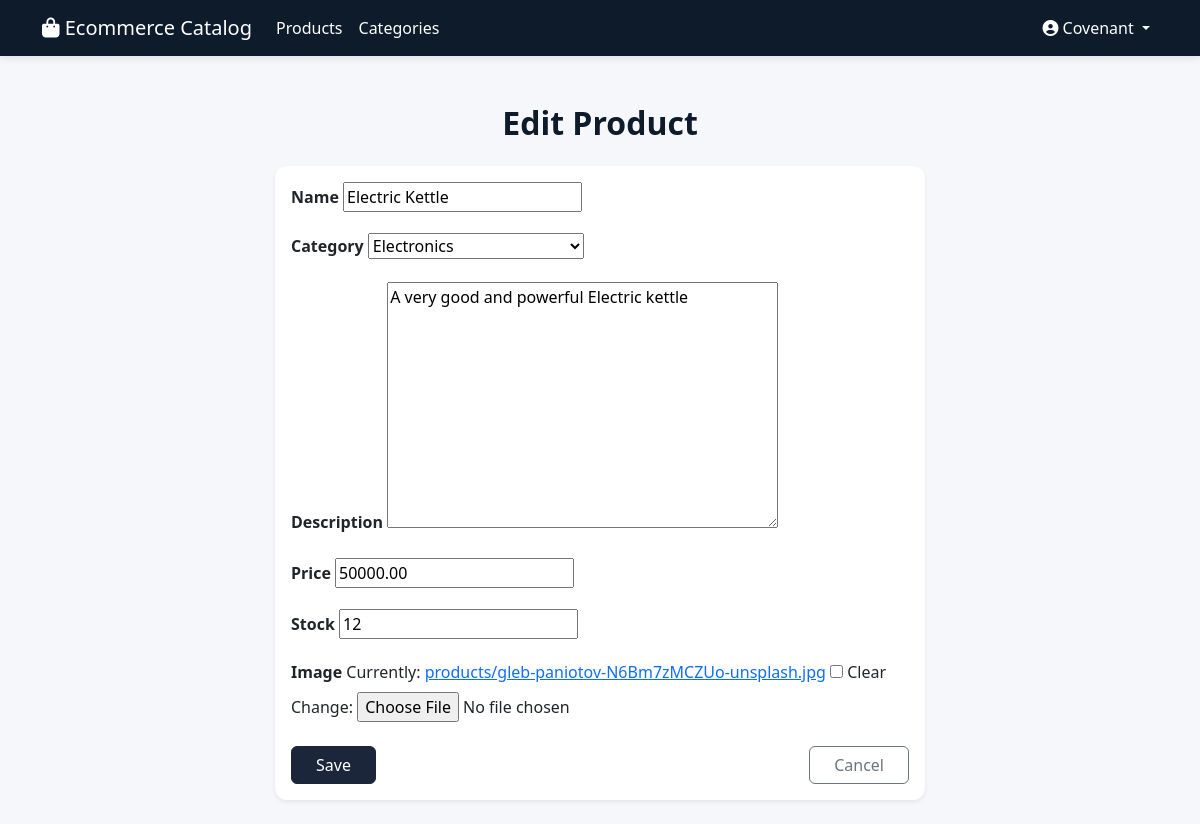
Page /catalog/products/smartphone-x1/edit/ (signed in) on the committed database.
### catalog/models.py (models this page shows, shortened)
class Product(models.Model):
    name = models.CharField(max_length=255)
    slug = models.SlugField(max_length=255, unique=True, blank=True)
    category = models.ForeignKey(Category, on_delete=models.CASCADE, related_name='products')
    description = models.TextField(blank=True, null=True)
    price = models.DecimalField(max_digits=12, decimal_places=2)
    stock = models.PositiveIntegerField(default=0)
    image = models.ImageField(upload_to='products/', blank=True, null=True)
    created_at = models.DateTimeField(auto_now_add=True)
    class Meta:
        ordering = ['-created_at']

### catalog/views.py (the view)
# urls.py: path('products/<slug:slug>/edit/', views.product_update_view, name='product_update'),
@login_required(login_url='login')
def product_update_view(request, slug):
    product = get_object_or_404(Product, slug=slug)
    if request.method == 'POST':
        form = ProductForm(request.POST, request.FILES, instance=product)
        if form.is_valid():
            form.save()
            messages.success(request, 'Product updated successfully!')
            return redirect('product_detail', slug=product.slug)
    else:
        form = ProductForm(instance=product)
    return render(request, 'catalog/product_form.html', {'form': form, 'product': product})

### catalog/forms.py
class ProductForm(forms.ModelForm):
    class Meta:
        model = Product
        fields = ['name', 'category', 'description', 'price', 'stock', 'image']

### catalog/models.py (called while the page is built)
    def __str__(self):
        return self.name

### catalog/templates/catalog/product_form.html (shortened to what this page needs)
{% extends 'catalog/base.html' %}
{% block content %}
<div class="container py-4">
  <h2 class="mb-4 fw-bold text-center">
    {% if product %}Edit Product{% else %}Add Product{% endif %}
  </h2>
  <div class="card border-0 shadow-sm mx-auto" style="max-width: 650px;">
    <div class="card-body">
      <form method="post" enctype="multipart/form-data">
        {% for field in form %}
          <div class="mb-3">
            <label class="form-label fw-semibold">{{ field.label }}</label>
            {{ field }}
          </div>
        {% endfor %}
        <div class="d-flex justify-content-between mt-4">
          <button class="btn btn-primary px-4" type="submit">Save</button>
          <a class="btn btn-outline-secondary px-4" href="{% url 'product_list' %}">Cancel</a>
        </div>
      </form>
    </div>
  </div>
</div>
{% endblock %}

### catalog/templates/catalog/base.html (shortened to what this page needs)
<!doctype html>
<html lang="en">
  <head>
    <link href="https://cdn.jsdelivr.net/npm/bootstrap@5.3.0/dist/css/bootstrap.min.css" rel="stylesheet">
    <link rel="stylesheet" href="https://cdnjs.cloudflare.com/ajax/libs/font-awesome/6.4.0/css/all.min.css">
  </head>
  <body>
    <nav class="navbar navbar-expand-lg">
      <div class="container">
        <a class="navbar-brand" href="{% url 'home' %}">
          <i class="fas fa-shopping-bag"></i> Ecommerce Catalog
        </a>
        <div class="collapse navbar-collapse" id="nav">
          <ul class="navbar-nav me-auto">
            <li class="nav-item"><a class="nav-link" href="{% url 'product_list' %}">Products</a></li>
            <li class="nav-item"><a class="nav-link" href="{% url 'category_list' %}">Categories</a></li>
          </ul>
          <ul class="navbar-nav ms-auto">
            {% if user.is_authenticated %}
              <li class="nav-item dropdown auth-dropdown">
                <a class="nav-link dropdown-toggle" href="#" id="userDropdown" role="button" data-bs-toggle="dropdown">
                  <i class="fas fa-user-circle"></i>
                  {{ user.first_name|default:user.username }}
                </a>
              </li>
            {% endif %}
          </ul>
        </div>
      </div>
    </nav>
    <div class="container mt-4">
      {% block content %}{% endblock %}
    </div>
  </body>
</html>

### catalog/templates/catalog/base.html (style rules this page uses)
body { background-color: #f5f7fa; font-family: "Segoe UI", sans-serif; }
.navbar { background: #0d1b2a; box-shadow: 0 2px 8px rgba(0,0,0,0.1); }
.navbar .navbar-brand, .navbar .nav-link { color: #ffffff !important; font-weight: 500; transition: all 0.3s ease; }
.card { border: none; border-radius: 12px; box-shadow: 0 4px 12px rgba(0,0,0,0.1); transition: transform .15s ease, box-shadow .15s ease; }
.btn-primary { background-color: #1b263b; border-color: #1b263b; }
h1, h2, h4, h5 { color: #0d1b2a; }

### rows in the picture
Product: form "Electric Kettle" "Electronics" "A very good and powerful Electric kettle" "50000.00" "12"

### other values in the picture
{{ user.first_name|default:user.username }} "Covenant"
{{ field.label }} "Name" "Category" "Description" "Price" "Stock" "Image"
